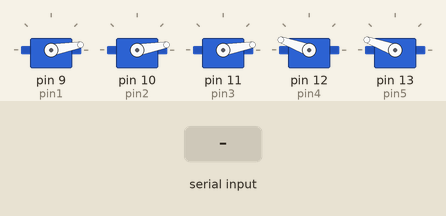
Recording of a sketch running on a simulated Arduino Uno, built with avr-gcc and run on an emulated ATmega328P. Shown: 5 × servo. The test bench sets the inputs (shaded band). What the sketch prints to the serial monitor is not drawn.

Above: at 1.2 s.
1.3 s: "1\n" received over Serial
At 2.3 s:
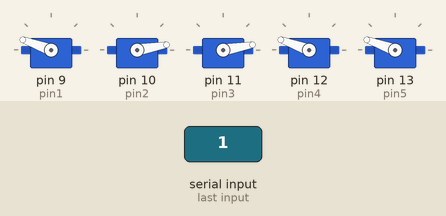
2.8 s: "2\n" received over Serial
At 3.4 s:
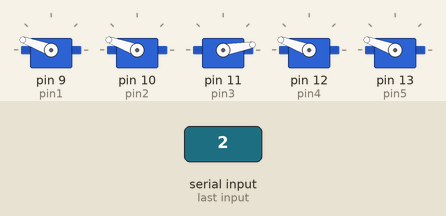
4.3 s: "11\n" received over Serial
At 4.6 s:
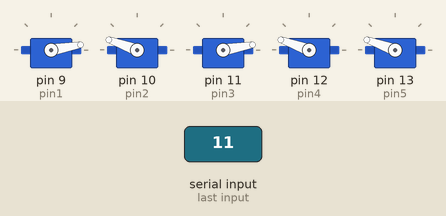
5.8 s: "3\n" received over Serial
At 6.9 s:
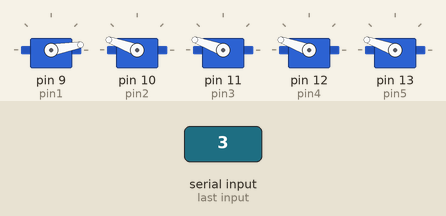
7.3 s: "22\n" received over Serial
At 8.1 s:
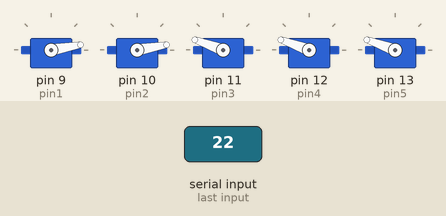
8.8 s: "5\n" received over Serial
At 9.2 s:
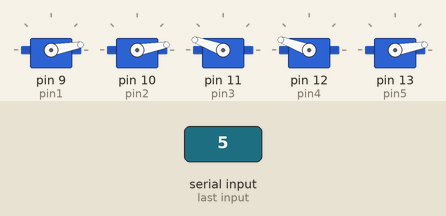
Timing chart, 0 to 11.3 s (numbered marks = the images above; inputs shaded):
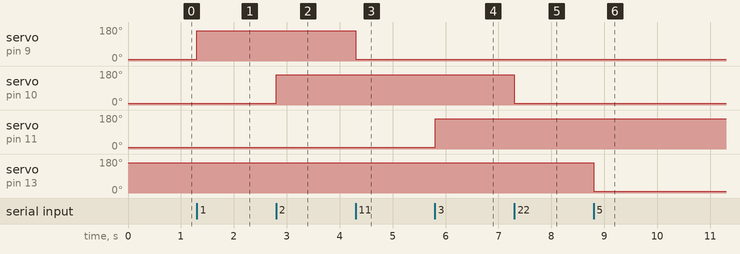

The sketch:

Control_por_Input.ino
```cpp
#include <Servo.h>

Servo servo1, servo2, servo3, servo4, servo5;
int pin1 = 9;
int pin2 = 10;
int pin3 = 11;
int pin4 = 12;
int pin5 = 13;

int Pos_abierta[5] = {10, 10, 10, 160, 160};
int Pos_cerrada[5] = {160, 160, 160, 10, 10};

void setup() {

  servo1.attach(pin1);
  servo2.attach(pin2);
  servo3.attach(pin3);
  servo4.attach(pin4);
  servo5.attach(pin5);

  servo1.write(Pos_abierta[0]);
  servo2.write(Pos_abierta[1]);
  servo3.write(Pos_abierta[2]);
  servo4.write(Pos_abierta[3]);
  servo5.write(Pos_abierta[4]);

  Serial.begin(9600);
  Serial.println("Ingresa 1-5 para cerrar cada dedo, 11-55 para abrir cada dedo");
}

void loop() {
  if (Serial.available() > 0) {
    int input = Serial.parseInt();

    if (input == 1) {
    servo1.write(Pos_cerrada[0]);
  }
   else if (input == 11){
    servo1.write(Pos_abierta[0]);
   }
   else if (input == 2) {
    servo2.write(Pos_cerrada[1]);
  }
   else if (input == 22){
    servo2.write(Pos_abierta[1]);
   }
   else if (input == 3) {
    servo3.write(Pos_cerrada[2]);
  }
   else if (input == 33){
    servo3.write(Pos_abierta[2]);
   }
   else if (input == 4) {
    servo4.write(Pos_cerrada[3]);
  }
   else if (input == 44){
    servo4.write(Pos_abierta[3]);
   }
   else if (input == 5) {
    servo5.write(Pos_cerrada[4]);
  }
   else if (input == 55){
    servo5.write(Pos_abierta[4]);
   }
   else if (input == 6) {
    servo1.write(Pos_cerrada[0]);
    servo2.write(Pos_cerrada[1]);
    servo3.write(Pos_cerrada[2]);
    servo4.write(Pos_cerrada[3]);
    servo5.write(Pos_cerrada[4]);
  }
   else if (input == 7){
    servo1.write(Pos_abierta[0]);
    servo2.write(Pos_abierta[1]);
    servo3.write(Pos_abierta[2]);
    servo4.write(Pos_abierta[3]);
    servo5.write(Pos_abierta[4]);
   }
}
}
```

Measured:
- after the input at 1.3 s, servo on pin 9 (pin1): 10° → 160° at once
- after the input at 2.8 s, servo on pin 10 (pin2): 10° → 160° at once
- after the input at 4.3 s, servo on pin 9 (pin1): 160° → 10° at once
- after the input at 5.8 s, servo on pin 11 (pin3): 10° → 160° at once
- after the input at 7.3 s, servo on pin 10 (pin2): 160° → 10° at once
- after the input at 8.8 s, servo on pin 13 (pin5): 160° → 10° at once
